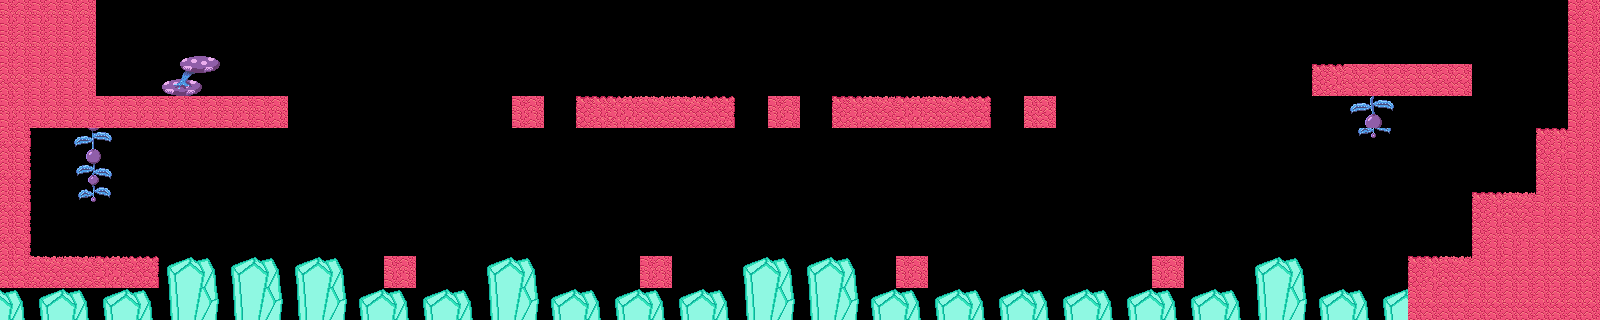

Below is a game level as drawn by its tile map, then a one-line description and the .tmx file that defines it, in full:
An orthogonal 50x10 tile map with 32x32 px tiles, 1 tile layer (Background) and 31 objects.

<map version="1.10" tiledversion="1.10.2" orientation="orthogonal" renderorder="right-down" width="50" height="10" tilewidth="32" tileheight="32" infinite="0" nextlayerid="3" nextobjectid="36">
 <editorsettings>
  <export target="map.json" format="json" />
 </editorsettings>
 <tileset firstgid="1" name="tileset" tilewidth="32" tileheight="32" tilecount="128" columns="8">
  <image source="../tileset.png" trans="ff00ff" width="256" height="512" />
 </tileset>
 <layer id="1" name="Background" width="50" height="10">
  <data encoding="csv">
18,18,18,0,0,0,0,0,0,0,0,0,0,0,0,0,0,0,0,0,0,0,0,0,0,0,0,0,0,0,0,0,0,0,0,0,0,0,0,0,0,0,0,0,0,0,0,0,0,17,
18,18,18,0,0,39,40,0,0,0,0,0,0,0,0,0,0,0,0,0,0,0,0,0,0,0,0,0,0,0,0,0,0,0,0,0,0,0,0,0,0,0,0,0,0,0,0,0,0,17,
19,18,18,0,0,47,48,0,0,0,0,0,0,0,0,0,0,0,0,0,0,0,0,0,0,0,0,0,0,0,0,0,0,0,0,0,0,0,0,0,0,9,19,19,19,19,0,0,0,17,
18,18,18,18,18,18,18,18,18,0,0,0,0,0,0,0,18,0,9,10,11,11,12,0,18,0,9,11,10,11,12,0,19,0,0,0,0,0,0,0,0,0,33,34,0,0,0,0,0,18,
20,0,41,42,0,0,0,0,0,0,0,0,0,0,0,0,0,0,0,0,0,0,0,0,0,0,0,0,0,0,0,0,0,0,0,0,0,0,0,0,0,0,57,58,0,0,0,0,9,18,
20,0,49,50,0,0,0,0,0,0,0,0,0,0,0,0,0,0,0,0,0,0,0,0,0,0,0,0,0,0,0,0,0,0,0,0,0,0,0,0,0,0,0,0,0,0,0,0,17,18,
20,0,57,58,0,0,0,0,0,0,0,0,0,0,0,0,0,0,0,0,0,0,0,0,0,0,0,0,0,0,0,0,0,0,0,0,0,0,0,0,0,0,0,0,0,0,9,11,18,18,
20,0,0,0,0,0,0,0,0,0,0,0,0,0,0,0,0,0,0,0,0,0,0,0,0,0,0,0,0,0,0,0,0,0,0,0,0,0,0,0,0,0,0,0,0,0,17,18,19,19,
19,11,11,10,12,73,74,73,74,73,74,0,18,0,0,73,74,0,0,0,18,0,0,73,74,73,74,0,18,0,0,0,0,0,0,0,18,0,0,73,74,0,0,0,9,11,19,19,19,19,
74,73,74,73,74,81,82,81,82,81,82,73,74,73,74,81,82,73,74,73,74,73,74,81,82,81,82,73,74,73,74,73,74,73,74,73,74,73,74,81,82,73,74,73,19,19,19,19,19,19
</data>
 </layer>
 <objectgroup id="2" name="Background collision">
  <object id="1" x="1.33333" y="256" width="158.667" height="32" />
  <object id="2" x="384" y="255.667" width="30.6667" height="32" />
  <object id="3" x="641" y="256" width="30.6667" height="33.3333" />
  <object id="4" x="895.667" y="254.667" width="30.6667" height="32" />
  <object id="5" x="0" y="305.333" width="1598.67" height="13.3333">
   <properties>
    <property name="Death" type="bool" value="true" />
   </properties>
  </object>
  <object id="6" x="95" y="68" width="18" height="27">
   <properties>
    <property name="Goal" type="bool" value="true" />
   </properties>
  </object>
  <object id="7" x="1145" y="256" width="39" height="33" />
  <object id="8" x="1412" y="258" width="59" height="31" />
  <object id="9" x="1475" y="191" width="57" height="61" />
  <object id="10" x="1536" y="126" width="67" height="96" />
  <object id="11" x="1311" y="65" width="161" height="35" />
  <object id="13" x="771" y="96" width="27" height="32" />
  <object id="14" x="512" y="96" width="35" height="33" />
  <object id="16" x="1" y="96" width="282" height="34" />
  <object id="18" x="1026" y="96.5" width="34" height="33" />
  <object id="19" x="1568" y="-203" width="50" height="340" />
  <object id="20" x="-1" y="-172" width="100" height="276" />
  <object id="21" x="-3" y="116" width="35" height="149" />
  <object id="23" x="40.6667" y="233" width="18.6667" height="16">
   <properties>
    <property name="Start" type="bool" value="true" />
   </properties>
  </object>
  <object id="24" x="712" y="72.6667" width="10" height="10.6667">
   <properties>
    <property name="Plant" type="bool" value="true" />
   </properties>
  </object>
  <object id="25" x="685" y="73.6667" width="10" height="10.6667">
   <properties>
    <property name="Plant" type="bool" value="true" />
   </properties>
  </object>
  <object id="26" x="651" y="74" width="10" height="10.6667">
   <properties>
    <property name="Plant" type="bool" value="true" />
   </properties>
  </object>
  <object id="27" x="618.333" y="74" width="10" height="10.6667">
   <properties>
    <property name="Plant" type="bool" value="true" />
   </properties>
  </object>
  <object id="28" x="586.333" y="74.3333" width="10" height="10.6667">
   <properties>
    <property name="Plant" type="bool" value="true" />
   </properties>
  </object>
  <object id="29" x="577" y="96" width="157.667" height="32.3333" />
  <object id="30" x="832.667" y="98" width="158" height="30.6667" />
  <object id="31" x="844.333" y="82" width="10" height="10.6667">
   <properties>
    <property name="Plant" type="bool" value="true" />
   </properties>
  </object>
  <object id="32" x="879.667" y="82.6667" width="10" height="10.6667">
   <properties>
    <property name="Plant" type="bool" value="true" />
   </properties>
  </object>
  <object id="33" x="907" y="78" width="10" height="10.6667">
   <properties>
    <property name="Plant" type="bool" value="true" />
   </properties>
  </object>
  <object id="34" x="937" y="80.6667" width="10" height="10.6667">
   <properties>
    <property name="Plant" type="bool" value="true" />
   </properties>
  </object>
  <object id="35" x="969.667" y="78.6667" width="10" height="10.6667">
   <properties>
    <property name="Plant" type="bool" value="true" />
   </properties>
  </object>
 </objectgroup>
</map>
